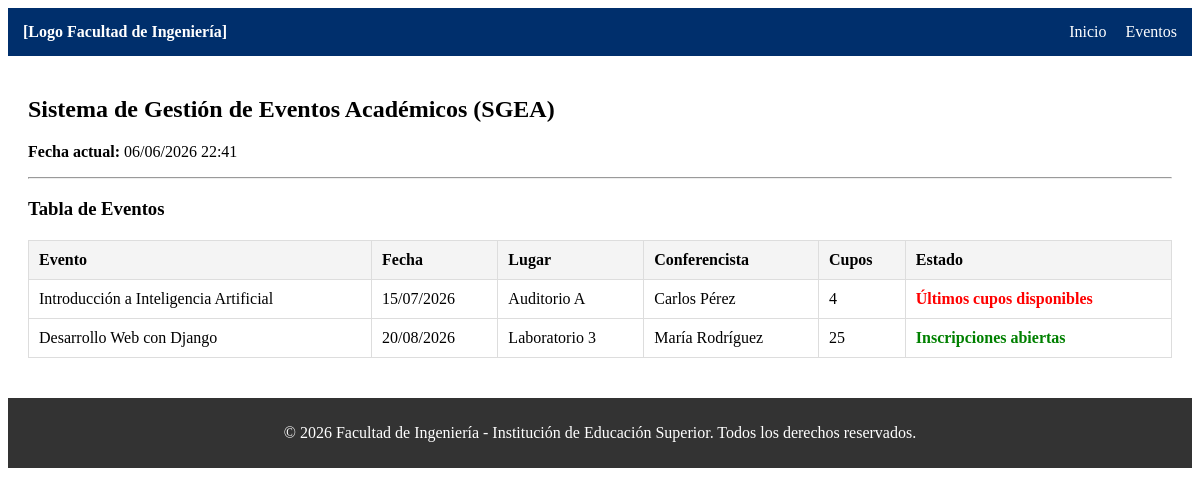
The page /eventos/ on the database its author committed.
### miapp/models.py (models this page shows, shortened)
class Evento(models.Model):
    nombre_evento = models.CharField(max_length=200)
    descripcion = models.TextField()
    fecha = models.DateField()
    lugar = models.CharField(max_length=150)
    cupos_disponibles = models.IntegerField()
    conferencista = models.ForeignKey(Conferencista, on_delete=models.CASCADE, related_name='eventos')

class Conferencista(models.Model):
    nombre_completo = models.CharField(max_length=150)
    profesion = models.CharField(max_length=100)
    correo_electronico = models.EmailField(unique=True)
    ciudad = models.CharField(max_length=100)

### miapp/views.py (the view)
# urls.py: path('eventos/', views.listar_eventos, name='eventos'),
def listar_eventos(request):
    eventos = Evento.objects.all()
    context = {
        'nombre_sistema': 'Sistema de Gestión de Eventos Académicos (SGEA)',
        'fecha_actual': datetime.now(),
        'eventos': eventos
    }
    return render(request, 'eventos.html', context)

### miapp/templates/eventos.html (shortened to what this page needs)
<!DOCTYPE html>
<html lang="es">
<head>
</head>
<body>
    {% include 'header.html' %}
    <main style="padding: 20px;">
        <h2>{{ nombre_sistema }}</h2>
        <p><strong>Fecha actual:</strong> {{ fecha_actual|date:"d/m/Y H:i" }}</p>
        <hr>
        <h3>Tabla de Eventos</h3>
        <table>
            <thead>
                <tr>
                    <th>Evento</th>
                    <th>Fecha</th>
                    <th>Lugar</th>
                    <th>Conferencista</th>
                    <th>Cupos</th>
                    <th>Estado</th>
                </tr>
            </thead>
            <tbody>
                {% for evento in eventos %}
                <tr>
                    <td>{{ evento.nombre_evento }}</td>
                    <td>{{ evento.fecha|date:"d/m/Y" }}</td>
                    <td>{{ evento.lugar }}</td>
                    <td>{{ evento.conferencista.nombre_completo }}</td>
                    <td>{{ evento.cupos_disponibles }}</td>
                    <td>
                        {% if evento.cupos_disponibles < 5 %}
                            <span class="alerta">Últimos cupos disponibles</span>
                        {% else %}
                            <span class="abierto">Inscripciones abiertas</span>
                        {% endif %}
                    </td>
                </tr>
                {% empty %}
                <tr>
                    <td colspan="6">No hay eventos académicos registrados actualmente.</td>
                </tr>
                {% endfor %}
            </tbody>
        </table>
    </main>
    {% include 'footer.html' %}
</body>
</html>

### miapp/templates/header.html
<header style="background-color: #002f6c; color: white; padding: 15px; display: flex; justify-content: space-between; align-items: center;">
    <div>
        <strong>[Logo Facultad de Ingeniería]</strong>
    </div>
    <nav>
        <a href="#" style="color: white; margin-right: 15px; text-decoration: none;">Inicio</a>
        <a href="#" style="color: white; text-decoration: none;">Eventos</a>
    </nav>
</header>

### miapp/templates/footer.html
<footer style="background-color: #333; color: white; text-align: center; padding: 10px; margin-top: 20px;">
    <p>© {% now "Y" %} Facultad de Ingeniería - Institución de Educación Superior. Todos los derechos reservados.</p>
</footer>

### miapp/templates/eventos.html (style rules this page uses)
table { width: 100%; border-collapse: collapse; margin-top: 20px; }
th, td { border: 1px solid #ddd; padding: 10px; text-align: left; }
th { background-color: #f4f4f4; }
.alerta { color: red; font-weight: bold; }
.abierto { color: green; font-weight: bold; }

### rows shown on the page
Evento: nombre_evento "Introducción a Inteligencia Artificial", fecha "15/07/2026", lugar "Auditorio A", conferencista.nombre_completo "Carlos Pérez", cupos_disponibles "4", shows "Últimos cupos disponibles"
Evento: nombre_evento "Desarrollo Web con Django", fecha "20/08/2026", lugar "Laboratorio 3", conferencista.nombre_completo "María Rodríguez", cupos_disponibles "25", shows "Inscripciones abiertas"

### other values the page prints
{{ nombre_sistema }} "Sistema de Gestión de Eventos Académicos (SGEA)"
